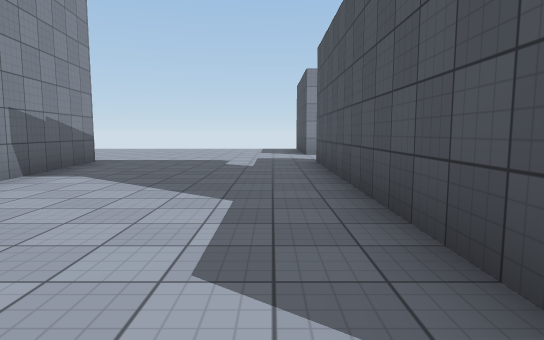
[1] (above)

17 first-person views from a walk through a Unity game level. The camera is 1.3 m above the floor, tilts 6° down and sees 75° across. The floor is counted in squares, 2 m on a side. Each view is taken from the middle of a square. On the plan, view 1 faces up. The plan holds only what a view shows up to about 10 squares ahead; the rest is blank. The place goes on beyond the plan. Surface patterns are stand-ins for the level's own textures.

[2]
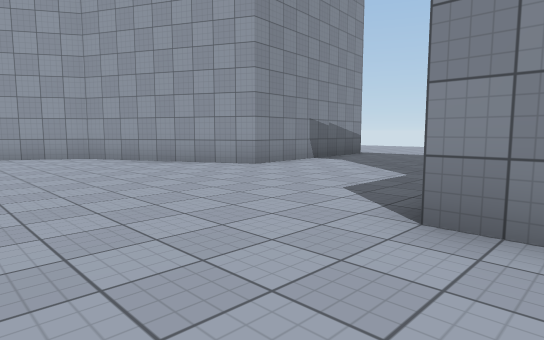

[3]
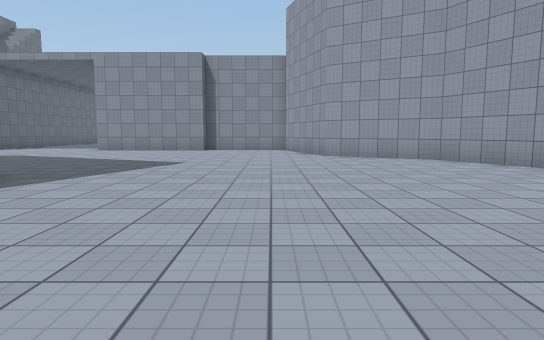

[4]
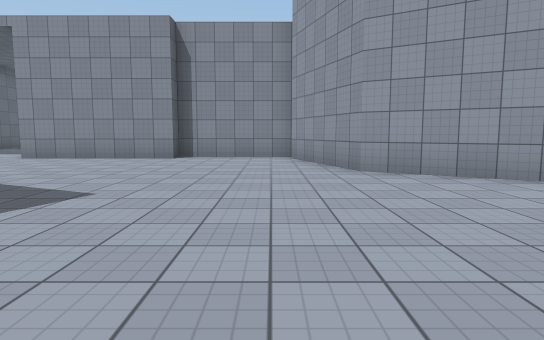

[5]
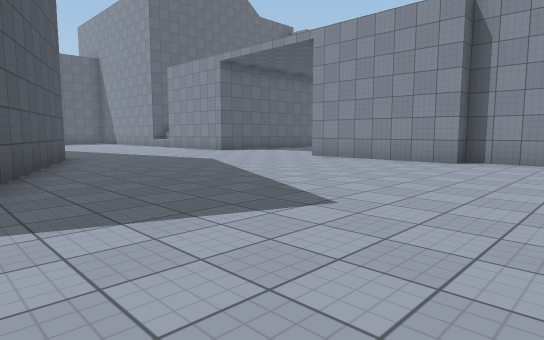

[6]
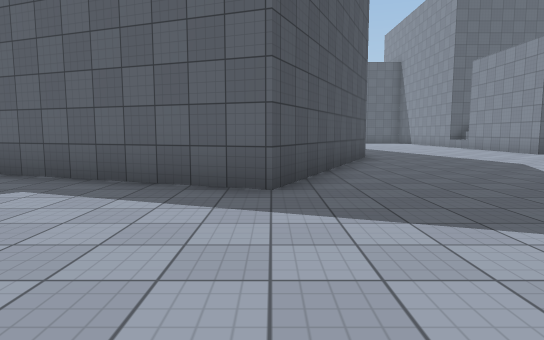

[7]
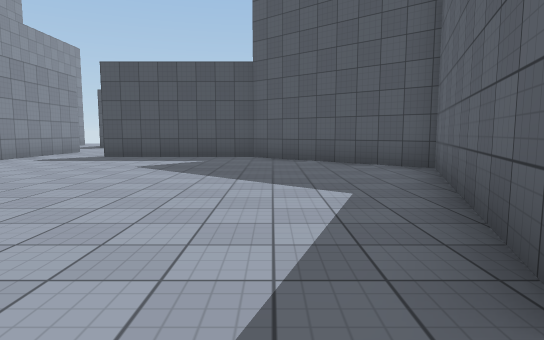

[8]
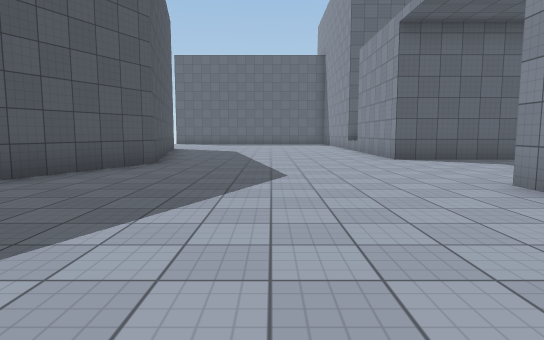

[9]
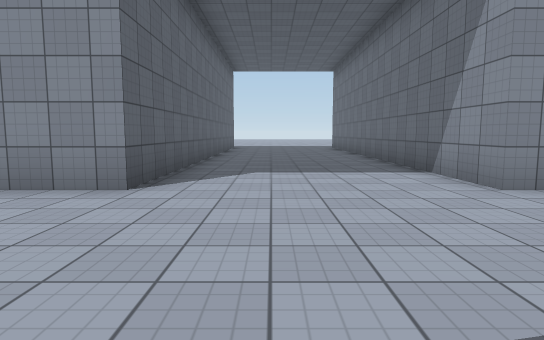

[10]
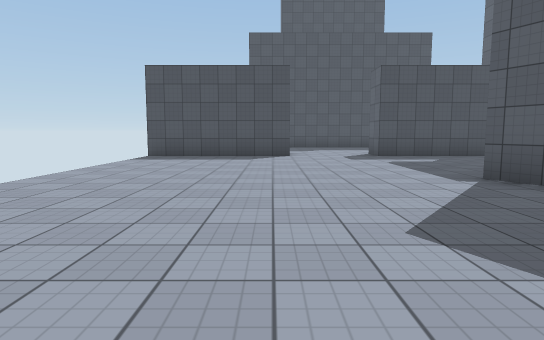

[11]
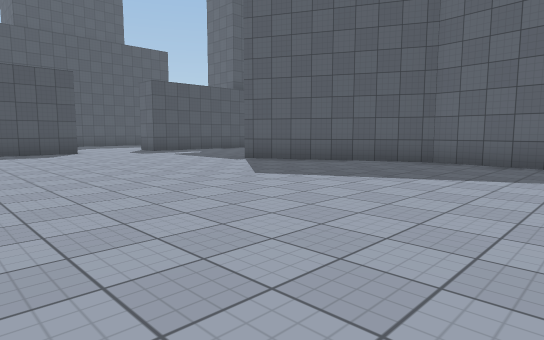

[12]
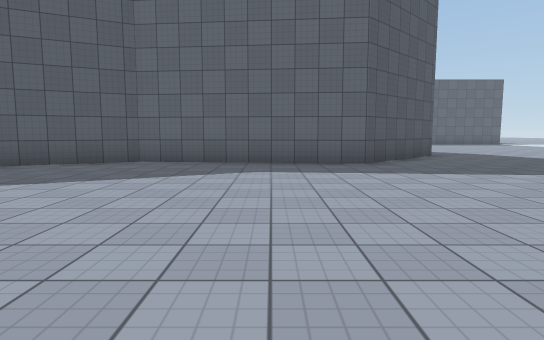

[13]
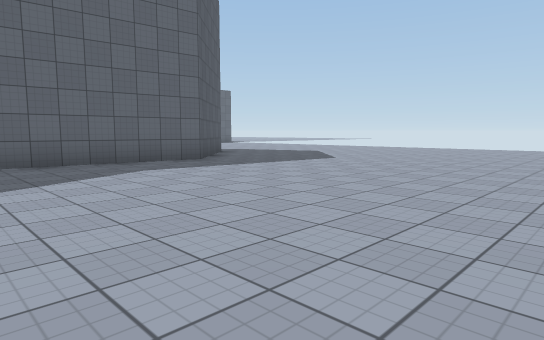

[14]
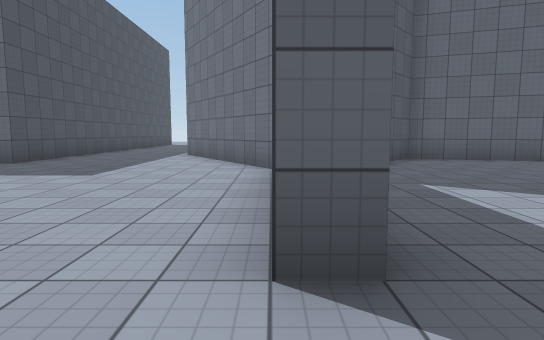

[15]
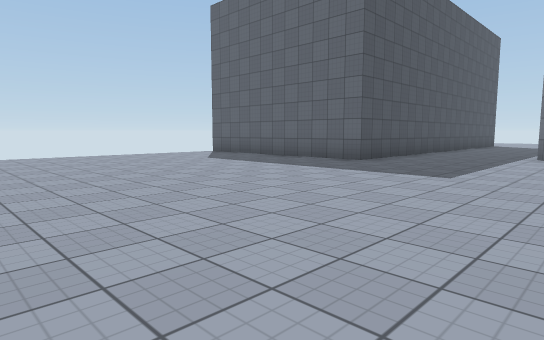

[16]
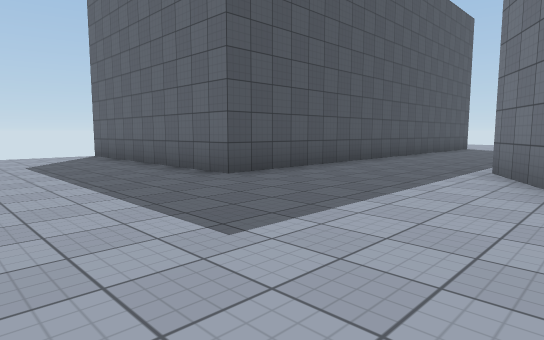

[17]
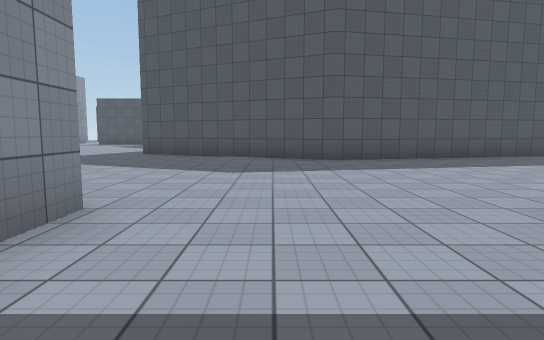

### Floor plan
Points are (right, up) in squares from view 1. A wall is a line through its corners. A room is listed if a view was taken in it or the views show most of it. See-through windows are left out.
Room 1 (views 1, 2, 3, 4, 5, 6, 7, 8, 9, 10, 11, 12, 13, 14, 17)
walls: (1, 1.2) (1, 8); (-12.5, -2.4) (-12.5, -5.5) (-12, -5.5) (-12, -9.4) (-16.5, -9.4); (1.8, 0.5) (1, 0.5); (-15.6, 4) (-13, 6.5) (-8, 6) (-4, 8) (-3.5, 3) (-7.5, 1) (-9, -1.5) (-12.1, -2.5); (5.1, 0.5) (3.4, 0.5); (1, 10.5) (1, 14.5); (-5.8, -15.6) (-6.5, -12.5) (-4, -7) (1.5, -9) (4.5, -5.5) (4.5, -1.5) (5, -1.5); (-16.5, -13.7) (-12, -13.7) (-12, -15.1)
ways out: opening at (5, -0.5) to room 2; opening at (1.5, 9.5)
Room 2 (views 15, 16)
walls: (5, -6.3) (7.6, -10.6); (10.5, -13.8) (10.5, -7.5) (16.5, -7.5)
ways out: opening at (5, -0.5) to room 1

Positions as (right, up) in squares from view 1, and headings:
1: (0, 0), facing up
2: (2, -2), facing up-left
3: (1, -3), facing left
4: (-3, -3), facing left
5: (-4, -3), facing down-left
6: (-4, -3), facing down
7: (-5, -6), facing right
8: (-9, -5), facing down
9: (-8, -12), facing left
10: (-9, 11), facing right
11: (-11, 14), facing down-right
12: (-11, 14), facing down
13: (-8, 14), facing down-left
14: (5, 0), facing down
15: (6, 0), facing down-right
16: (6, -4), facing down-right
17: (-15, -11), facing right
